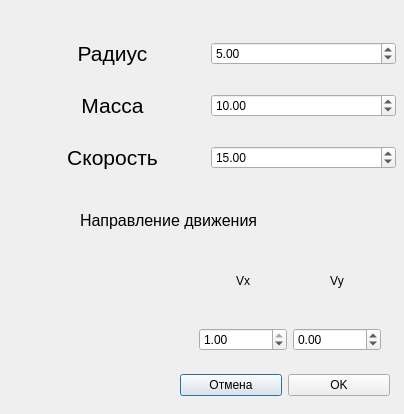
<?xml version="1.0" encoding="UTF-8"?>
<ui version="4.0">
 <class>AddBallDialog</class>
 <widget class="QDialog" name="AddBallDialog">
  <property name="geometry">
   <rect>
    <x>0</x>
    <y>0</y>
    <width>404</width>
    <height>414</height>
   </rect>
  </property>
  <property name="windowTitle">
   <string>Dialog</string>
  </property>
  <widget class="QLabel" name="label_4">
   <property name="geometry">
    <rect>
     <x>80</x>
     <y>200</y>
     <width>261</width>
     <height>41</height>
    </rect>
   </property>
   <property name="font">
    <font>
     <pointsize>12</pointsize>
    </font>
   </property>
   <property name="text">
    <string>Направление движения</string>
   </property>
  </widget>
  <widget class="QWidget" name="verticalLayoutWidget_5">
   <property name="geometry">
    <rect>
     <x>20</x>
     <y>20</y>
     <width>376</width>
     <height>171</height>
    </rect>
   </property>
   <layout class="QVBoxLayout" name="verticalLayout_5">
    <item>
     <layout class="QHBoxLayout" name="horizontalLayout_5">
      <item>
       <widget class="QLabel" name="label_2">
        <property name="font">
         <font>
          <pointsize>16</pointsize>
         </font>
        </property>
        <property name="text">
         <string>Радиус</string>
        </property>
        <property name="alignment">
         <set>Qt::AlignCenter</set>
        </property>
       </widget>
      </item>
      <item>
       <widget class="QDoubleSpinBox" name="ballRadiusValue">
        <property name="value">
         <double>5.000000000000000</double>
        </property>
       </widget>
      </item>
     </layout>
    </item>
    <item>
     <layout class="QHBoxLayout" name="horizontalLayout_6">
      <item>
       <widget class="QLabel" name="label_3">
        <property name="font">
         <font>
          <pointsize>16</pointsize>
         </font>
        </property>
        <property name="text">
         <string>Масса</string>
        </property>
        <property name="alignment">
         <set>Qt::AlignCenter</set>
        </property>
       </widget>
      </item>
      <item>
       <widget class="QDoubleSpinBox" name="ballMassValue">
        <property name="maximum">
         <double>100000000000.990005493164062</double>
        </property>
        <property name="value">
         <double>10.000000000000000</double>
        </property>
       </widget>
      </item>
     </layout>
    </item>
    <item>
     <layout class="QHBoxLayout" name="horizontalLayout_7">
      <item>
       <widget class="QLabel" name="label">
        <property name="font">
         <font>
          <pointsize>16</pointsize>
         </font>
        </property>
        <property name="text">
         <string>Скорость</string>
        </property>
        <property name="alignment">
         <set>Qt::AlignCenter</set>
        </property>
       </widget>
      </item>
      <item>
       <widget class="QDoubleSpinBox" name="ballSpeedValue">
        <property name="enabled">
         <bool>true</bool>
        </property>
        <property name="maximum">
         <double>10000000000000000905969664.000000000000000</double>
        </property>
        <property name="value">
         <double>15.000000000000000</double>
        </property>
       </widget>
      </item>
     </layout>
    </item>
   </layout>
  </widget>
  <widget class="QWidget" name="horizontalLayoutWidget">
   <property name="geometry">
    <rect>
     <x>10</x>
     <y>240</y>
     <width>371</width>
     <height>111</height>
    </rect>
   </property>
   <layout class="QHBoxLayout" name="horizontalLayout">
    <item>
     <widget class="QWidget" name="VellocityArrowWidget" native="true"/>
    </item>
    <item>
     <layout class="QHBoxLayout" name="horizontalLayout_4">
      <item>
       <layout class="QVBoxLayout" name="verticalLayout_3">
        <item>
         <widget class="QLabel" name="label_5">
          <property name="text">
           <string>Vx</string>
          </property>
          <property name="alignment">
           <set>Qt::AlignCenter</set>
          </property>
         </widget>
        </item>
        <item>
         <widget class="QDoubleSpinBox" name="ballVx">
          <property name="enabled">
           <bool>true</bool>
          </property>
          <property name="sizePolicy">
           <sizepolicy hsizetype="Minimum" vsizetype="Maximum">
            <horstretch>1</horstretch>
            <verstretch>1</verstretch>
           </sizepolicy>
          </property>
          <property name="sizeIncrement">
           <size>
            <width>0</width>
            <height>0</height>
           </size>
          </property>
          <property name="minimum">
           <double>-1.000000000000000</double>
          </property>
          <property name="maximum">
           <double>1.000000000000000</double>
          </property>
          <property name="value">
           <double>1.000000000000000</double>
          </property>
         </widget>
        </item>
       </layout>
      </item>
      <item>
       <layout class="QVBoxLayout" name="verticalLayout_4">
        <item>
         <widget class="QLabel" name="label_6">
          <property name="layoutDirection">
           <enum>Qt::RightToLeft</enum>
          </property>
          <property name="text">
           <string>Vy</string>
          </property>
          <property name="textFormat">
           <enum>Qt::RichText</enum>
          </property>
          <property name="alignment">
           <set>Qt::AlignCenter</set>
          </property>
         </widget>
        </item>
        <item>
         <widget class="QDoubleSpinBox" name="ballVy">
          <property name="minimum">
           <double>-1.000000000000000</double>
          </property>
          <property name="maximum">
           <double>1.000000000000000</double>
          </property>
         </widget>
        </item>
       </layout>
      </item>
     </layout>
    </item>
   </layout>
  </widget>
  <widget class="QWidget" name="horizontalLayoutWidget_2">
   <property name="geometry">
    <rect>
     <x>180</x>
     <y>360</y>
     <width>210</width>
     <height>51</height>
    </rect>
   </property>
   <layout class="QHBoxLayout" name="horizontalLayout_3">
    <item>
     <widget class="QPushButton" name="cancel_button">
      <property name="text">
       <string>Отмена</string>
      </property>
     </widget>
    </item>
    <item>
     <widget class="QPushButton" name="OK_button">
      <property name="text">
       <string>OK</string>
      </property>
     </widget>
    </item>
   </layout>
  </widget>
 </widget>
 <resources/>
 <connections/>
</ui>
